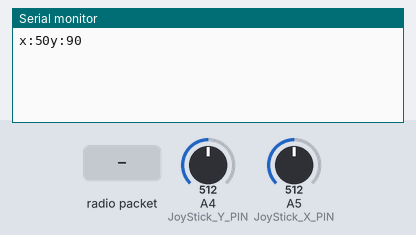
Bench run of a sketch on a simulated Arduino Uno, built with avr-gcc and run on an emulated ATmega328P. Parts: the last lines printed to the serial monitor. The test bench sets the inputs (shaded band); at power-on: A4 (JoyStick_Y_PIN) = 512, A5 (JoyStick_X_PIN) = 512. No radio packets arrive unless stated.

Above: at 1.2 s.
1.3 s: radio packet "1" arrives
4.9 s: A4 (JoyStick_Y_PIN) set to 716
At 6.0 s:
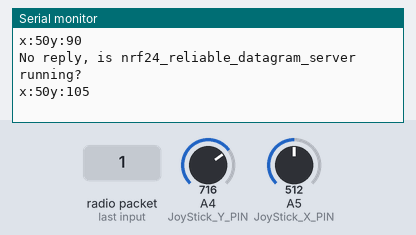
6.4 s: A5 (JoyStick_X_PIN) set to 716
At 7.83 s:
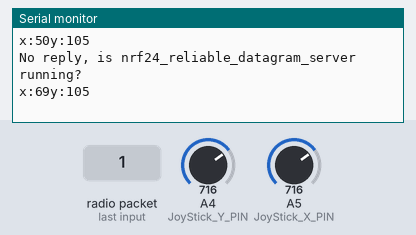
7.9 s: radio packet "0" arrives
At 8.6 s:
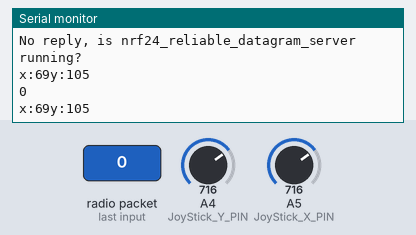
9.4 s: A4 (JoyStick_Y_PIN) set to 900
At 10.7 s:
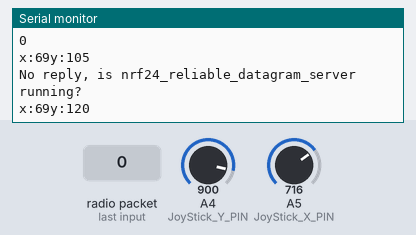
10.9 s: A5 (JoyStick_X_PIN) set to 900
At 12.7 s:
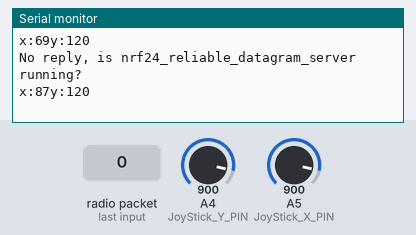
Timing chart, 0 to 13.4 s (numbered marks = the images above; inputs shaded):
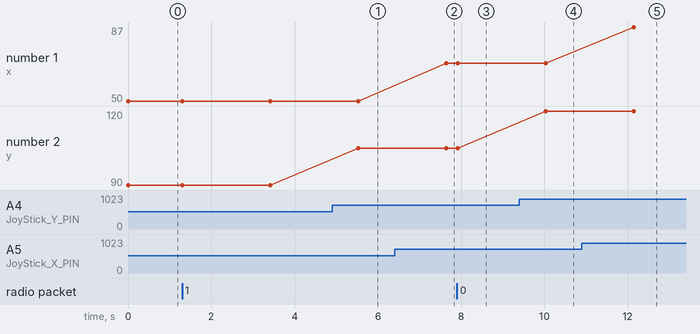

Measured:
- after the input at 4.9 s, the serial monitor: prints a new line after 0.63 s (image 1)
- after the input at 6.4 s, the serial monitor: prints a new line after 1.2 s (image 2)
- after the input at 7.9 s, the serial monitor: prints a new line at once (image 3)
- after the input at 9.4 s, the serial monitor: prints a new line after 0.63 s (image 4)
- after the input at 10.9 s, the serial monitor: prints a new line after 1.2 s (image 5)
- plotted number 1: 50 → 69 after the input at 6.4 s, 69 → 87 after the input at 10.9 s
- plotted number 2: 90 → 105 after the input at 4.9 s, 105 → 120 after the input at 9.4 s

The sketch:

nrf204lo1_test_transmit.ino
```cpp
/* YourDuinoStarter Example: TRANSMIT nRF24L01 Joystick data to Pan Tilt Over Radio.
   QUESTIONS? terry@yourduino.com
 - WHAT IT DOES: Reads Joystick Analog Values on A0, A1 and transmits
   them over a nRF24L01 Radio Link, using the Radiohead library.
 - TODO! Send the Joystick push-down click to turn Laser on and off
 - SEE the comments after "//" on each line below
 - CONNECTIONS: nRF24L01 Modules See:
 http://arduino-info.wikispaces.com/Nrf24L01-2.4GHz-HowTo
   1 - GND
   2 - VCC 3.3V !!! NOT 5V
   3 - CE to Arduino pin 8
   4 - CSN to Arduino pin 10
   5 - SCK to Arduino pin 13
   6 - MOSI to Arduino pin 11
   7 - MISO to Arduino pin 12
   8 - UNUSED

      -
   Analog Joystick or two 10K potentiometers:
   GND to Arduino GND
   VCC to Arduino +5V
   X Pot to Arduino A5
   Y Pot to Arduino A4
   Click Button to pin 4

   -V2.00 7/12/14  by Noah King
   Based on examples at http://www.airspayce.com/mikem/arduino/RadioHead/index.html
*/

/*-----( Import needed libraries )-----*/
// SEE http://arduino-info.wikispaces.com/Arduino-Libraries  !!
// NEED the RadioHead Library installed!
// http://www.airspayce.com/mikem/arduino/RadioHead/RadioHead-1.23.zip
#include <RHReliableDatagram.h>
#include <RH_NRF24.h>
#include <SPI.h>


/*-----( Declare Constants and Pin Numbers )-----*/
#define JoyStick_X_PIN     A5  //Pin Numbers
#define JoyStick_Y_PIN     A4
#define ClickPIN           4

#define CLIENT_ADDRESS 1      // For Radio Link
#define SERVER_ADDRESS 2


// Create an instance of the radio driver
RH_NRF24 RadioDriver;

// Create an instance of a manager object to manage message delivery and receipt, using the driver declared above
RHReliableDatagram RadioManager(RadioDriver, CLIENT_ADDRESS);// sets the driver to NRF24 and the client adress to 1

/*-----( Declare Variables )-----*/
uint8_t joystick[2];  // 2 element array of unsigned 8-bit type, holding Joystick readings

// Predefine the message buffer here: Don't put this on the stack:
uint8_t buf[RH_NRF24_MAX_MESSAGE_LEN];    // Actually: 28 bytes (32 minus 4 byte header)

void setup()  /****** SETUP: RUNS ONCE ******/
{
  // begin serial to display on Serial Monitor. Set Serial Monitor to 115200
  // See http://arduino-info.wikispaces.com/YourDuino-Serial-Monitor
  Serial.begin(115200);

  // NOTE: pinMode for Radio pins handled by RadioDriver
  if (!RadioManager.init())   // Defaults after init are 2.402 GHz (channel 2), 2Mbps, 0dBm
    Serial.println("init failed");

  pinMode(ClickPIN, INPUT);  //Not really needed: pins default to INPUT
}


void loop() /****** LOOP: RUNS CONSTANTLY ******/
{
  //Read the joystick values, scale them to 8-bit type and store them in the joystick[] array.
  //Serial.println("Reading joystick values ");
  // Take the value of Joystick voltages which are 0 to 1023 (10 bit), and convert them to 0 to 255 (8 bit)
  joystick[0] = map(analogRead(JoyStick_X_PIN), 0, 1023, 0,100);
  joystick[1] = map(analogRead(JoyStick_Y_PIN), 0, 1023, 50, 130);

  //Display the joystick values in the serial monitor.
  Serial.print("x:");
  Serial.print(joystick[0]);
  Serial.print("y:");
  Serial.println(joystick[1]);

  //Serial.println("Sending Joystick data to nrf24_reliable_datagram_server");
  //Send a message containing Joystick data to manager_server
  if (RadioManager.sendtoWait(joystick, sizeof(joystick), SERVER_ADDRESS))
  {
    // Now wait for a reply from the server
    uint8_t len = sizeof(buf);
    uint8_t from;
    if (RadioManager.recvfromAckTimeout(buf, &len, 2000, &from))
    {
      //Serial.print("got reply from : 0x");
      //Serial.print(from, HEX);
      //Serial.print(": ");
      Serial.println((char*)buf);
    }
    else
    {
      Serial.println("No reply, is nrf24_reliable_datagram_server running?");
    }
  }
  else
    Serial.println("sendtoWait failed");


}
```
